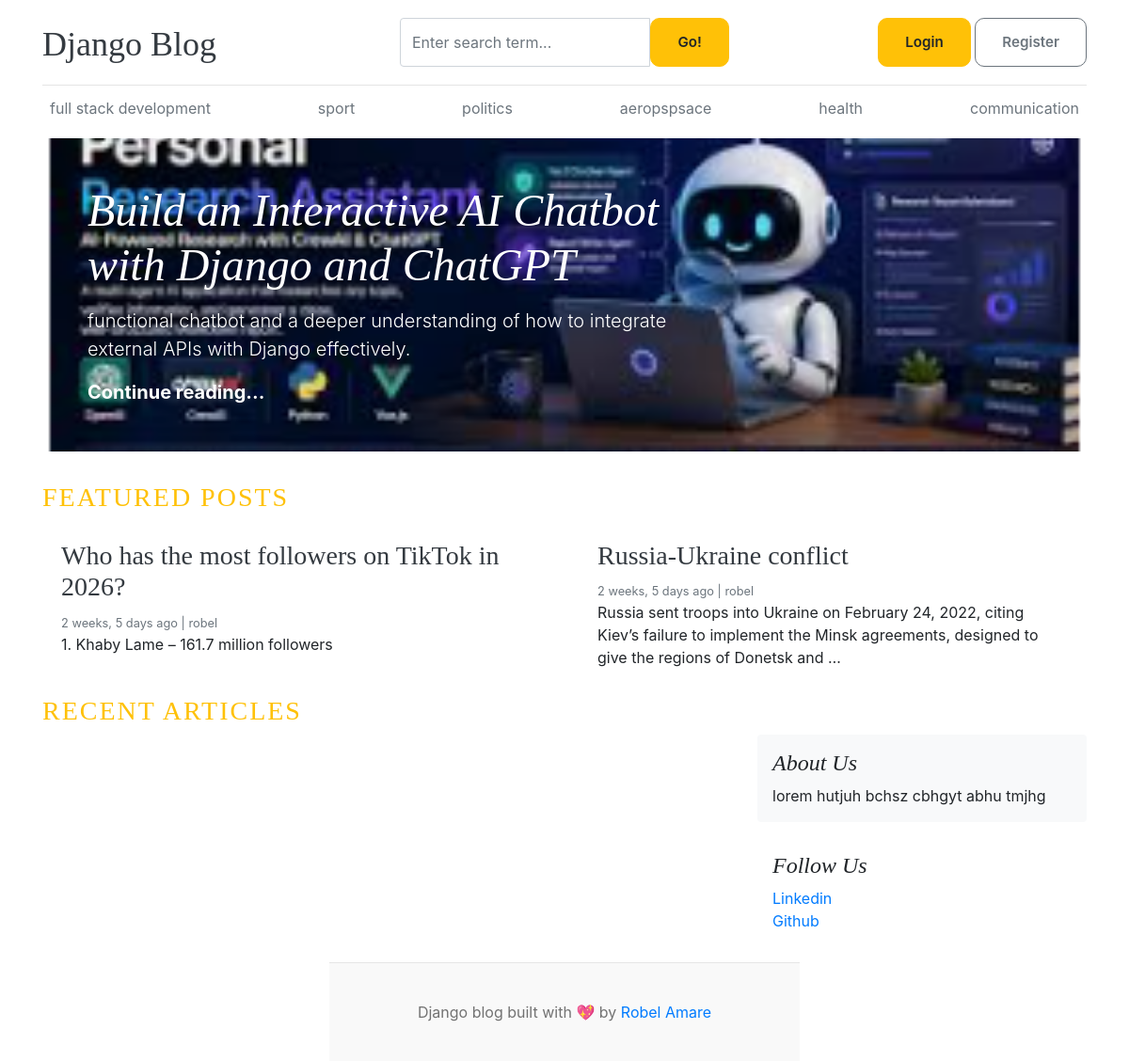
The page / on the database its author committed.
### blogs/models.py (models this page shows, shortened)
class Category(models.Model):
    category_name=models.CharField(max_length=100,unique=True)
    created_at=models.DateTimeField(auto_now_add=True)
    updated_at=models.DateTimeField(auto_now=True)
    class Meta:
        verbose_name_plural='categories'

class Blog(models.Model):
    title=models.CharField(max_length=100)
    slug=models.SlugField(max_length=100,unique=True)
    category=models.ForeignKey(Category,on_delete=models.CASCADE,related_name='blogs')
    author=models.ForeignKey(User,on_delete=models.CASCADE,related_name='blogs')
    featured_image=models.ImageField(upload_to='uploads/%Y/%m/%d/')
    short_description=models.TextField(max_length=200)
    blog_body=models.TextField(max_length=5000)
    status=models.CharField(max_length=20,choices=STATUS_CHOICES,default='Draft')
    is_featured=models.BooleanField(default=False)
    created_at=models.DateTimeField(auto_now_add=True)
    updated_at=models.DateTimeField(auto_now=True)

### about/models.py (models this page shows, shortened)
class About(models.Model):
    about_heading=models.CharField(max_length=25)
    about_description=models.TextField(max_length=255)
    created_at=models.DateTimeField(auto_now_add=True)
    updated_at=models.DateTimeField(auto_now=True)
    class Meta:
        verbose_name_plural = "About"

class Social_Link(models.Model):
      platform=models.CharField(max_length=25)
      link=models.URLField(max_length=255)
      created_at=models.DateTimeField(auto_now_add=True)
      updated_at=models.DateTimeField(auto_now=True)

### config/views.py (the view)
# urls.py: 2. Add a URL to urlpatterns:  path('', views.home, name='home')
def home(request):
    categories=Category.objects.all()
    featured_posts=Blog.objects.filter(is_featured=True,status='Published').order_by('-updated_at')
    posts=Blog.objects.filter(is_featured=False,status='Published')
    try:
        about=About.objects.get()
    except:
        about=None
    context={
        'categories':categories,
        'featured_posts':featured_posts,
        'posts':posts,
        'about':about
    }
    return render(request,'home.html',context)

### blogs/context_processors.py (called while the page is built)
def get_category(request):
    categories=Category.objects.all()
    return dict(categories=categories)

def get_social_links(request):
    from about.models import Social_Link
    social_links=Social_Link.objects.all()
    return dict(social_links=social_links)

### templates/home.html (shortened to what this page needs)
{% extends 'base.html' %}
  {% block content %}
  {% for post in featured_posts %}
    {% if forloop.first %}
    <div class="jumbotron p-3 p-md-5 text-white rounded bg-dark" style="background: url('{{post.featured_image.url }}'); background-size:cover;background-position:center;background-repeat:no-repeat;">
      <div class="col-md-8 px-0">
        <h1 class="display-4 font-italic text-white">{{ post.title }}</h1>
        <p class="lead my-3 text-white">{{ post.short_description | truncatewords:25 }}</p>
        <p class="lead mb-0"><a href="{% url 'blogs' post.slug %}" class="text-white font-weight-bold">Continue reading...</a></p>
      </div>
    </div>
    {% endif %}
  {% endfor %}
  <h3 class="text-uppercase text-warning" style="letter-spacing: 2px;">Featured Posts</h3>
  <div class="row mb-2">
    {% for post in featured_posts %}
      {% if not forloop.first %}
    <div class="col-md-6">
      <div class="card border-0" >
        <div class="card-body">
          <h3><a href="#" class="text-dark">{{ post.title }}</a></h3>
          <small class="mb-1 text-muted">{{ post.created_at | timesince }} ago | {{ post.author }}</small>
          <p class="card-text">{{ post.short_description | truncatewords:25 }}</p>
        </div>
      </div>
    </div>
      {% endif %}
    {% endfor %}
  </div>
  <h3 class="text-uppercase text-warning" style="letter-spacing: 2px;">Recent Articles</h3>
  <main role="main" class="container p-0">
    <div class="row">
      <div class="col-md-8 blog-main">
      </div>
      <aside class="col-md-4 blog-sidebar">
        <div class="p-3 mb-3 bg-light rounded">
          <h4 class="font-italic">{{ about.about_heading }}</h4>
          <p class="mb-0">{{ about.about_description }}</p>
        </div>
        {% if social_links %}
        <div class="p-3">
          <h4 class="font-italic">Follow Us</h4>
          <ol class="list-unstyled">
            {% for i in social_links %}
            <li><a href="{{ i.link }}" target="_blank">{{ i.platform }}</a></li>
            {% endfor %}
          </ol>
        </div>
        {% endif %}
      </aside>
    </div>
  </main>
</div>
{% endblock %}

### templates/base.html (shortened to what this page needs)
{% load static %}
<!DOCTYPE html>
<html lang="en">
<head>
    <link href="https://getbootstrap.com/docs/4.0/dist/css/bootstrap.min.css" rel="stylesheet">
    <link href="{% static 'css/style.css' %}" rel="stylesheet">
    <link rel="stylesheet" href="https://cdnjs.cloudflare.com/ajax/libs/font-awesome/4.7.0/css/font-awesome.min.css">
  </head>
<body>
    <div class="container">
      <header class="blog-header py-3">
        <div class="row flex-nowrap justify-content-between align-items-center">
          <div class="col-4 pt-1">
            <a class="blog-header-logo text-dark" href="/">Django Blog</a>
          </div>
          <div class="col-4">
            <form action="{% url 'search' %}" method="GET">
              <div class="input-group">
                <input class="form-control" type="text" name="keyword" value="{{ keyword }}" placeholder="Enter search term..." aria-label="Enter search term..." aria-describedby="button-search" />
                <button type="submit" class="btn btn-warning" id="button-search" type="button">Go!</button>
            </div>
            </form>
          </div>
          <div class="col-4 d-flex justify-content-end align-items-center">
            {% if not user.is_authenticated %}
            <a class="btn btn-sm btn-warning" href="{% url 'login' %}">Login</a> &nbsp;
            <a class="btn btn-sm btn-outline-secondary" href="{% url 'register' %}">Register</a>
            {% else %}
            <span><a href="{% url 'dashboard' %}">Dashboard</a></span>
            &emsp;
            <span><a href="{% url 'logout' %}">Logout</a></span>
            {% endif %}
          </div>
        </div>
      </header>
      <div class="nav-scroller py-1 mb-2">
        <nav class="nav d-flex justify-content-between">
          {% for cat in categories %}
          <a class="p-2 text-muted" href="{% url 'posts_by_category' cat.id %}">{{ cat.category_name }}</a>
          {% endfor %}
        </nav>
      </div>
{% block content %}
{% endblock %}
<footer class="blog-footer">
    <p>Django blog built with 💖 by <a href="#">Robel Amare</a></p>
  </footer>
  </body>
  </html>

### static/css/style.css (style rules this page uses)
.blog-header { border-bottom: 1px solid #e5e5e5; }
.blog-header-logo { font-family: "Playfair Display", Georgia, "Times New Roman", serif; font-size: 2.25rem; }
h1, h2, h3, h4, h5, h6 { font-family: "Playfair Display", Georgia, "Times New Roman", serif; }
.display-4 { font-size: 2.5rem; }
@media (min-width: 768px) { .display-4 { font-size: 3rem; } }
.blog-footer { padding: 2.5rem 0; width:500px; margin:0 auto; color: #727272; text-align: center; background-color: #f9f9f9; border-top: .05rem solid #e5e5e5; }
.blog-footer p:last-child { margin-bottom: 0; }
.btn { padding: 14px 28px; font-size: 0.95rem; font-weight: 600; border-radius: 10px; text-decoration: none; transition: all 0.25s cubic-bezier(0.4, 0, 0.2, 1); }

### rows shown on the page
Category: category_name "full stack development"
Category: category_name "sport"
Category: category_name "politics"
Category: category_name "aeropspsace"
Category: category_name "health"
Category: category_name "communication"
Blog: featured_image (picture), title "Build an Interactive AI Chatbot with Django and ChatGPT", short_description "functional chatbot and a deeper understanding of how to integrate external APIs with Django effectively."
Blog: title "Who has the most followers on TikTok in 2026?", created_at "2 weeks, 5 days", author "robel", short_description "1. Khaby Lame – 161.7 million followers"
Blog: title "Russia-Ukraine conflict", created_at "2 weeks, 5 days", author "robel", short_description "Russia sent troops into Ukraine on February 24, 2022, citing Kiev’s failure to implement the Minsk agreements, designed to give the regions of Donetsk and …"
About: about_heading "About Us", about_description "lorem hutjuh bchsz cbhgyt abhu tmjhg"
Social_Link: platform "Linkedin"
Social_Link: platform "Github"
